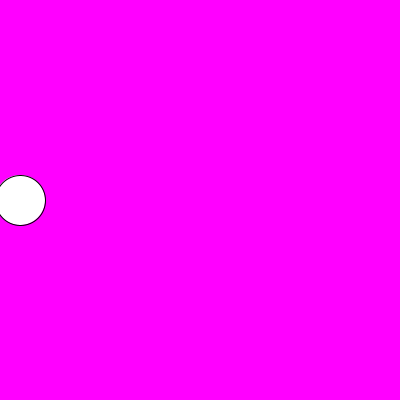
Frame 1 (no input)
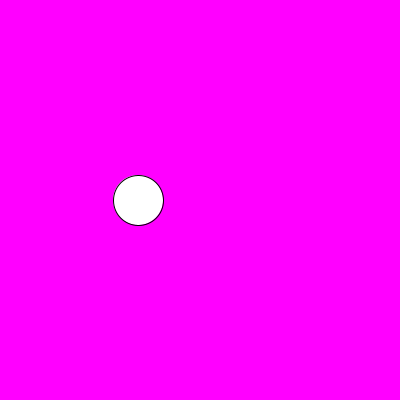
Frame 60 (the mouse pressed at the canvas centre just before this capture)
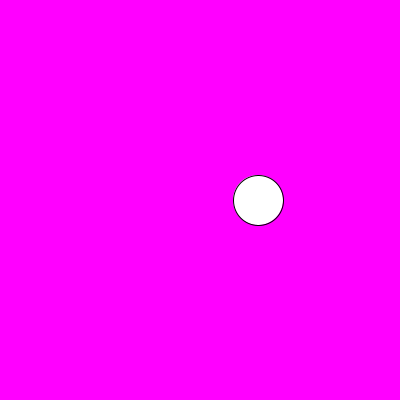
Frame 120 (the mouse held since frame 60 and released just before this capture)

The Processing sketch that drew these frames (run headless with seeded random() and noise(); from frame 60 on, the mouse is pressed at the canvas centre):

// Processing sketch: sketch_01_repaso
// ── sketch_01_repaso.pde
int pos_x;

void setup() {
  size(400, 400);
  pos_x = 20;
}


void draw() {
  background(255, 0, 255);
  ellipse(pos_x, 200, 50, 50);

  // pos_x = pos_x + 2;
  pos_x += 2; // esto es igual a la línea de arriba
  //pos_x ++; // esto significa incrementar en uno
}
